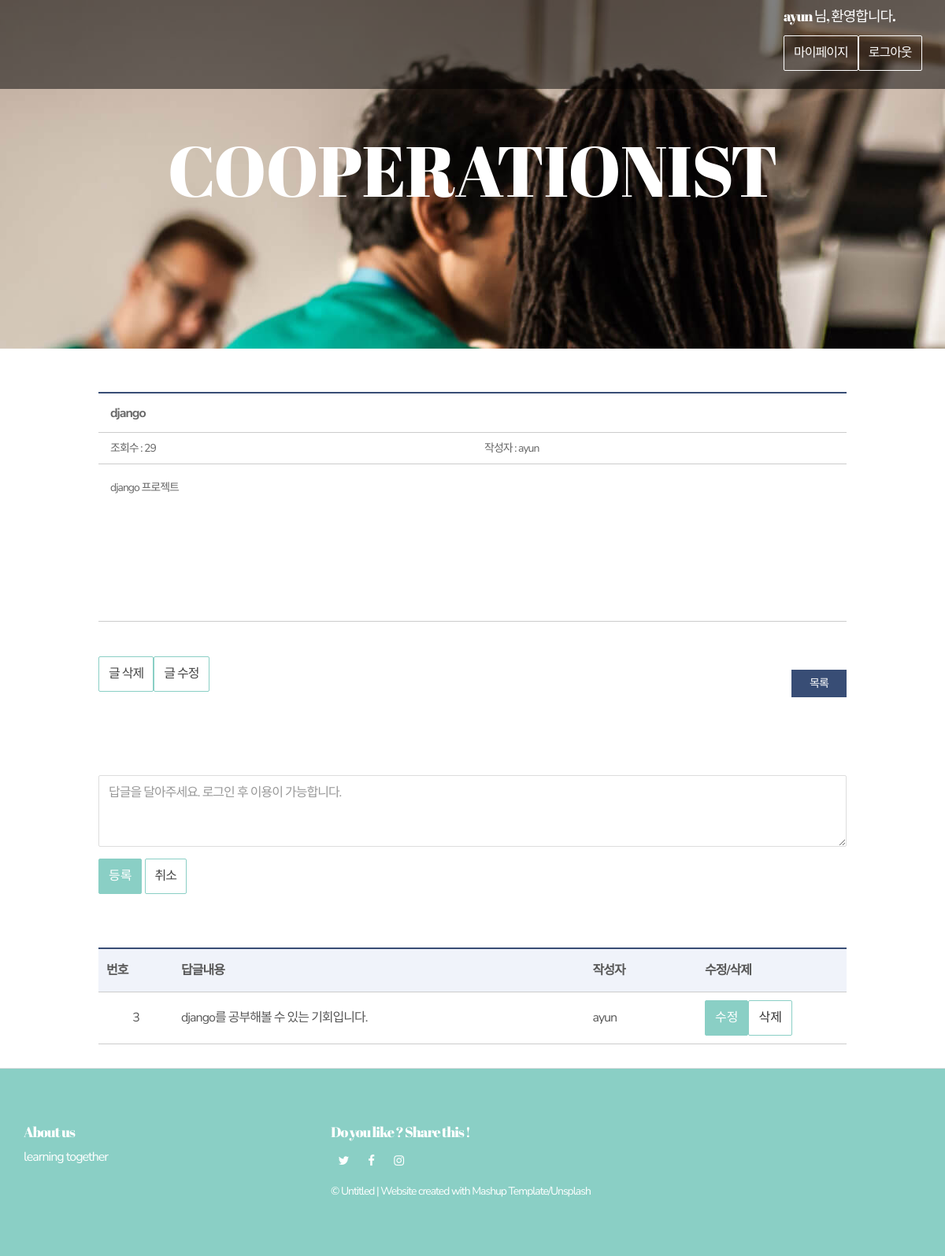
The page /viewList/moreView/?id=1 (signed in) on the database its author committed.
### web01/models.py (models this page shows)
class Content(models.Model):
    objects = models.Manager()
    title = models.CharField(max_length=105)
    context = models.CharField(max_length=225)
    cnt = models.IntegerField(default=0)
    userId = models.ForeignKey(User, on_delete=models.CASCADE)

class User(models.Model):
    objects = models.Manager()
    user_id = models.CharField(max_length=50)
    password = models.CharField(max_length=50)

class Reply(models.Model):
    objects = models.Manager()
    user = models.CharField(max_length=50)
    replyCon = models.CharField(max_length=200)
    originalCon = models.ForeignKey(Content, on_delete=models.CASCADE)

### web01/views.py (the view)
# urls.py: re_path(r'moreView/$', views.moreView, name="moreview"),
def moreView(request):
    get_id = request.GET['id']
    content = Content.objects.get(id = get_id)
    replies = Reply.objects.filter(originalCon=content)
    content.cnt = content.cnt + 1
    content.save()
    return render(request,"web01/view.html",{'content':content,'replies':replies})

### web01/templates/web01/view.html (shortened to what this page needs)
{% extends 'web01/base.html' %}
{% block content %}
    <form action="" method="GET"> {% csrf_token %}
    <div class="bodytext_area box_inner">
        <ul class="bbsview_list">
            <li class="bbs_title"> {{ content.title }} </li>
            <li class="bbs_date">조회수 : <span>{{content.cnt}}</span></li>
            <li class="bbs_date">작성자 : <span>{{content.userId.user_id}}</span></li>
            <li class="bbs_content">
                <div class="editer_content">
                    {{ content.context }}
                </div>
            </li>
        </ul>
        <a href="./deleteList/?id={{content.id}}" class="btn btn-default navbar-btn" >글 삭제</a>
        <a href="./updateList/?id={{content.id}}" class="btn btn-default navbar-btn" >글 수정</a>
        <p class="btn_line txt_right">
            <a href="{% url 'viewList' %}" class="btn_bbs">목록</a>
        </p>
    </form>
        <br><br><br>
        <form action="./createReply/" method="POST">
            <div class="form-group">
                <textarea class="form-control" rows="3" name="context" placeholder="답글을 달아주세요. 로그인 후 이용이 가능합니다."></textarea>
            </div>
            <button type="submit" class="btn btn-primary">등록</button>
            <a href="{% url 'viewList' %}" class="btn btn-default">취소</a>
        </form>
        <table class="bbsListTbl" summary="번호,제목,조회수 등을 제공하는 표">
        <br><br><br>
            <thead>
                <tr>
                    <th scope="col">번호</th>
                    <th scope="col">답글내용</th>
                    <th scope="col">작성자</th>
                    <th scope="col">수정/삭제</th>
                </tr>
            </thead>
            <tbody>
                {% for reply in replies %}
                <form action="./deleteReply/" method="POST">
                    <div name='content'>
                        <tr>
                            <td>{{ reply.id }}</td>
                            <td class="tit_notice">{{reply.replyCon}}</a> </td>
                            <td class="tit_notice">{{reply.user}}</td>
                            <td class="tit_notice"><button type="submit" class="btn btn-primary">수정</button><button type="submit" class="btn btn-default">삭제</button>
                        </tr>
                    </div>
                </form>
                {% endfor %}
            </tbody>
        </table>
{% endblock %}

### static/css/common.css (style rules this page uses)
html, body, div, span, applet, object, iframe, h1, h2, h3, h4, h5, h6, p, blockquote, pre, a, abbr, acronym, address, big, cite, code, del, dfn, em, img, ins, kbd, q, s, samp, small, strike, strong, sub, sup, tt, var, b, u, i, center, dl, dt, dd, ol, ul, li, fieldset, form, label, legend,button, table, caption, tbody, tfoot, thead, tr, th, td, article, aside, canvas, details, embed, figure, figcaption, footer, header, hgroup, menu, nav, output, ruby, section, summary, time, mark, audio, video { margin:0; padding:0; }
body { line-height:1; }
img, fieldset, a { border:none; }
table, thead, tbody, tfoot { border-collapse:collapse; border-spacing:0; border:0 none; }
ul, ol, li { list-style:none; }
input, select, textarea, button, form img, label { vertical-align:middle; }
a { text-decoration:none; }
a:link { color:#444; }
textarea { -webkit-appearance:none; box-sizing:border-box; padding:10px; border:1px solid #ccc; font-size:15px; }
html { height:100%; }
body { height:100%; font-family:'Malgun Gothic','맑은 고딕',sans-serif; font-size:16px; letter-spacing:-1px; color:#444; white-space:normal; word-wrap:break-word; }
input, select, textarea { box-sizing:border-box; font-size:15px; font-family:'Malgun Gothic','맑은 고딕',sans-serif; letter-spacing:-1px; color:#444; -webkit-appearance:none; }
textarea { box-sizing:border-box; padding:10px; border:1px solid #ccc; }
input, textarea { -webkit-appearance:none; border-radius:0; }
* { -webkit-text-size-adjust:none; }
.btn_line { text-align:center; font-size:0; }
.btn_line a { margin-left:10px; }
.btn_line a:first-child { margin-left:0; }
.btn_bbs { display:inline-block; width:70px; text-align:center; height:35px; font-size:14px; line-height:35px; vertical-align:middle; background:#384d75; color:#fff !important; }
.box_inner { width:1050px; margin:0 auto; }
.bodytext_area { box-sizing:border-box; padding:55px 50px 0; }
.bbsListTbl { width:100%; border-top:2px solid #384d75; }
.bbsListTbl th, .bbsListTbl td { padding:10px; box-sizing:border-box; height:55px; }
.bbsListTbl th { border-bottom:1px solid #ccc; background:#f0f3fa; }
.bbsListTbl td { text-align:center; line-height:1.3; border-bottom:1px solid #ccc; }
.bbsListTbl td.tit_notice { text-align:left; }
.bbsListTbl td:nth-child(1) { width:10%; }
.bbsListTbl td:nth-child(2) { width:55%; }
.bbsListTbl td:nth-child(3) { width:15%; }
.bbsListTbl td:nth-child(4) { width:20%; }
.bbsview_list { padding-bottom:30px; border-top:2px solid #384d75; }
.bbsview_list li { box-sizing:border-box; padding:0 15px; border-bottom:1px solid #ccc; font-size:14px; color:#666; }
.bbsview_list li.bbs_title { width:100%; overflow:hidden; white-space:nowrap; text-overflow:ellipsis; height:50px; line-height:50px; font-weight:bold; font-size:16px; }
.bbsview_list li.bbs_date { height:40px; line-height:40px; float:left; width:50%; }
.bbsview_list li.bbs_content { clear:both; min-height:200px; padding:20px 15px; }
.bbsview_list li.bbs_content .editer_content { line-height:1.4; }
.btn_line { padding:20px 0; }

### static/css/layout_base.css (style rules this page uses)
.txt_right { text-align:right !important; }

### rows shown on the page
Content: title "django", cnt "29", userId.user_id "ayun", context "django 프로젝트"
Reply: id "3", replyCon "django를 공부해볼 수 있는 기회입니다.", user "ayun"

### other values the page prints
{{ request.session.user }} "ayun"
